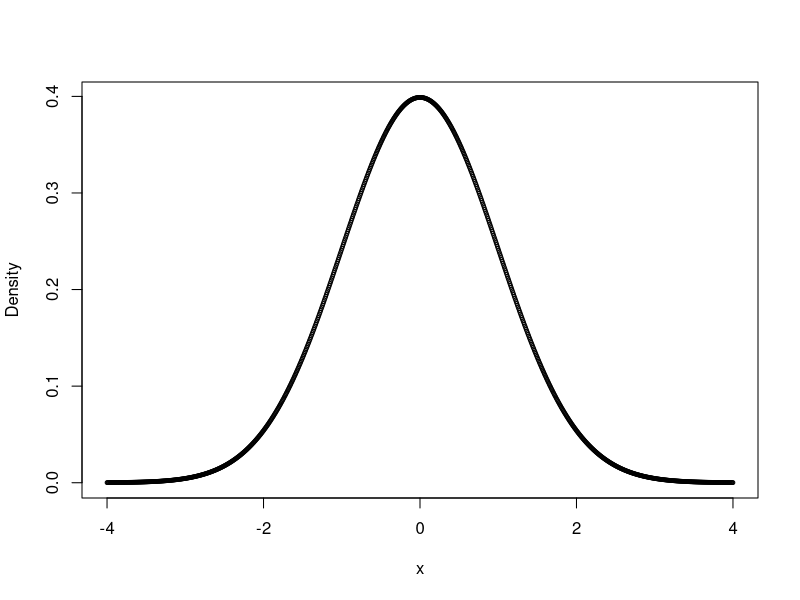

Recreate this plot in R.
## ---- chunk 1
knitr::opts_chunk$set(echo = T, warning = F, message = F)
## ---- chunk 2
x = seq(-4, 4, , 1000)
y = dnorm(x)
plot(x, y, cex = 0.5, xlab="x", ylab = "Density")
